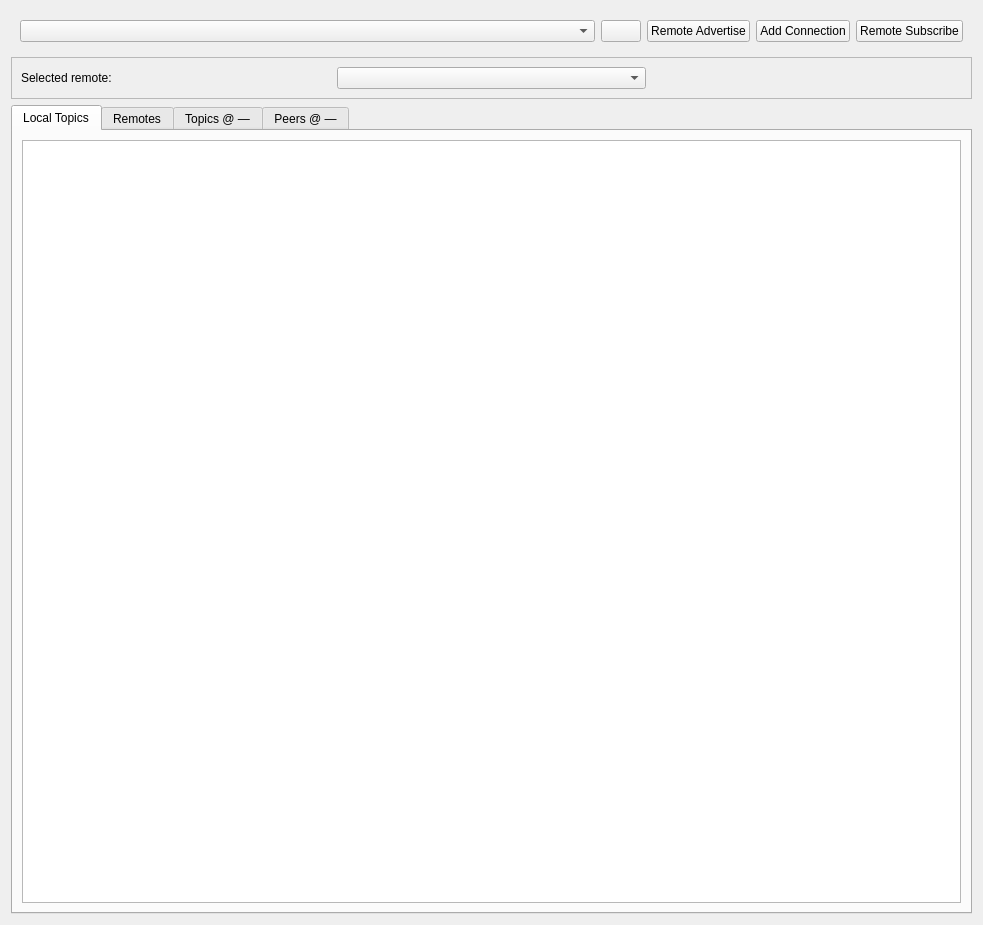
<?xml version="1.0" encoding="UTF-8"?>
<ui version="4.0">
 <class>UDPBridgeWidget</class>
 <widget class="QWidget" name="UDPBridgeWidget">
  <property name="geometry">
   <rect>
    <x>0</x>
    <y>0</y>
    <width>983</width>
    <height>925</height>
   </rect>
  </property>
  <property name="windowTitle">
   <string>UDP Bridge</string>
  </property>
  <layout class="QVBoxLayout" name="verticalLayout">
   <item>
    <widget class="QWidget" name="toolbarWidget" native="true">
     <property name="sizePolicy">
      <sizepolicy hsizetype="Preferred" vsizetype="Minimum">
       <horstretch>0</horstretch>
       <verstretch>0</verstretch>
      </sizepolicy>
     </property>
     <layout class="QHBoxLayout" name="horizontalLayout">
      <item>
       <widget class="QComboBox" name="nodesComboBox">
        <property name="sizePolicy">
         <sizepolicy hsizetype="Preferred" vsizetype="Fixed">
          <horstretch>1</horstretch>
          <verstretch>0</verstretch>
         </sizepolicy>
        </property>
        <property name="sizeAdjustPolicy">
         <enum>QComboBox::AdjustToContents</enum>
        </property>
       </widget>
      </item>
      <item>
       <widget class="QPushButton" name="refreshNodesPushButton">
        <property name="text">
         <string/>
        </property>
        <property name="icon">
         <iconset theme="view-refresh">
          <normaloff>.</normaloff>.</iconset>
        </property>
       </widget>
      </item>
      <item>
       <widget class="QPushButton" name="advertisePushButton">
        <property name="text">
         <string>Remote Advertise</string>
        </property>
       </widget>
      </item>
      <item>
       <widget class="QPushButton" name="addRemotePushButton">
        <property name="text">
         <string>Add Connection</string>
        </property>
       </widget>
      </item>
      <item>
       <widget class="QPushButton" name="subscribePushButton">
        <property name="text">
         <string>Remote Subscribe</string>
        </property>
       </widget>
      </item>
     </layout>
    </widget>
   </item>
   <item>
    <widget class="QFrame" name="headerFrame">
     <property name="frameShape">
      <enum>QFrame::StyledPanel</enum>
     </property>
     <layout class="QHBoxLayout" name="headerLayout">
      <item>
       <widget class="QLabel" name="activeRemoteCaptionLabel">
        <property name="text">
         <string>Selected remote:</string>
        </property>
       </widget>
      </item>
      <item>
       <widget class="QComboBox" name="activeRemoteComboBox">
        <property name="sizeAdjustPolicy">
         <enum>QComboBox::AdjustToContents</enum>
        </property>
        <property name="minimumContentsLength">
         <number>12</number>
        </property>
       </widget>
      </item>
      <item>
       <widget class="QLabel" name="headlineStatsLabel">
        <property name="text">
         <string/>
        </property>
        <property name="alignment">
         <set>Qt::AlignRight|Qt::AlignTrailing|Qt::AlignVCenter</set>
        </property>
       </widget>
      </item>
     </layout>
    </widget>
   </item>
   <item>
    <widget class="QTabWidget" name="tabWidget">
     <property name="currentIndex">
      <number>0</number>
     </property>
     <widget class="QWidget" name="localTopicsTab">
      <attribute name="title">
       <string>Local Topics</string>
      </attribute>
      <layout class="QVBoxLayout" name="localTopicsLayout">
       <item>
        <widget class="QTreeView" name="localTopicsTreeView">
         <property name="selectionMode">
          <enum>QAbstractItemView::SingleSelection</enum>
         </property>
         <property name="selectionBehavior">
          <enum>QAbstractItemView::SelectRows</enum>
         </property>
        </widget>
       </item>
      </layout>
     </widget>
     <widget class="QWidget" name="remotesTab">
      <attribute name="title">
       <string>Remotes</string>
      </attribute>
      <layout class="QVBoxLayout" name="remotesLayout">
       <item>
        <widget class="QSplitter" name="remotesSplitter">
         <property name="orientation">
          <enum>Qt::Horizontal</enum>
         </property>
         <widget class="QTreeView" name="remotesTreeView">
          <property name="selectionMode">
           <enum>QAbstractItemView::SingleSelection</enum>
          </property>
          <property name="selectionBehavior">
           <enum>QAbstractItemView::SelectRows</enum>
          </property>
         </widget>
         <widget class="QTableView" name="selectedRemoteDetailsTable">
          <property name="editTriggers">
           <set>QAbstractItemView::NoEditTriggers</set>
          </property>
          <property name="selectionBehavior">
           <enum>QAbstractItemView::SelectRows</enum>
          </property>
          <attribute name="horizontalHeaderStretchLastSection">
           <bool>true</bool>
          </attribute>
          <attribute name="verticalHeaderVisible">
           <bool>false</bool>
          </attribute>
         </widget>
        </widget>
       </item>
      </layout>
     </widget>
     <widget class="QWidget" name="remoteTopicsTab">
      <attribute name="title">
       <string>Topics @ —</string>
      </attribute>
      <layout class="QVBoxLayout" name="remoteTopicsTabLayout">
       <item>
        <widget class="QStackedWidget" name="remoteTopicsStack">
         <property name="currentIndex">
          <number>0</number>
         </property>
         <widget class="QWidget" name="remoteTopicsEmptyPage">
          <layout class="QVBoxLayout" name="remoteTopicsEmptyLayout">
           <item>
            <widget class="QLabel" name="remoteTopicsEmptyLabel">
             <property name="text">
              <string>Select a remote to view its topics.</string>
             </property>
             <property name="alignment">
              <set>Qt::AlignCenter</set>
             </property>
            </widget>
           </item>
          </layout>
         </widget>
         <widget class="QWidget" name="remoteTopicsContentPage">
          <layout class="QVBoxLayout" name="remoteTopicsLayout">
           <item>
            <widget class="QTreeView" name="remoteTopicsTreeView">
             <property name="selectionMode">
              <enum>QAbstractItemView::SingleSelection</enum>
             </property>
             <property name="selectionBehavior">
              <enum>QAbstractItemView::SelectRows</enum>
             </property>
            </widget>
           </item>
          </layout>
         </widget>
        </widget>
       </item>
      </layout>
     </widget>
     <widget class="QWidget" name="remoteRemotesTab">
      <attribute name="title">
       <string>Peers @ —</string>
      </attribute>
      <layout class="QVBoxLayout" name="remoteRemotesTabLayout">
       <item>
        <widget class="QStackedWidget" name="remoteRemotesStack">
         <property name="currentIndex">
          <number>0</number>
         </property>
         <widget class="QWidget" name="remoteRemotesEmptyPage">
          <layout class="QVBoxLayout" name="remoteRemotesEmptyLayout">
           <item>
            <widget class="QLabel" name="remoteRemotesEmptyLabel">
             <property name="text">
              <string>Select a remote to view its peers.</string>
             </property>
             <property name="alignment">
              <set>Qt::AlignCenter</set>
             </property>
            </widget>
           </item>
          </layout>
         </widget>
         <widget class="QWidget" name="remoteRemotesContentPage">
          <layout class="QVBoxLayout" name="remoteRemotesLayout">
           <item>
            <widget class="QSplitter" name="remoteRemotesSplitter">
             <property name="orientation">
              <enum>Qt::Horizontal</enum>
             </property>
             <widget class="QTreeView" name="remoteRemotesTreeView">
              <property name="selectionMode">
               <enum>QAbstractItemView::SingleSelection</enum>
              </property>
              <property name="selectionBehavior">
               <enum>QAbstractItemView::SelectRows</enum>
              </property>
             </widget>
             <widget class="QTableView" name="selectedRemoteRemoteDetailsTable">
              <property name="editTriggers">
               <set>QAbstractItemView::NoEditTriggers</set>
              </property>
              <property name="selectionBehavior">
               <enum>QAbstractItemView::SelectRows</enum>
              </property>
              <attribute name="horizontalHeaderStretchLastSection">
               <bool>true</bool>
              </attribute>
              <attribute name="verticalHeaderVisible">
               <bool>false</bool>
              </attribute>
             </widget>
            </widget>
           </item>
          </layout>
         </widget>
        </widget>
       </item>
      </layout>
     </widget>
    </widget>
   </item>
  </layout>
 </widget>
 <resources/>
 <connections/>
</ui>
